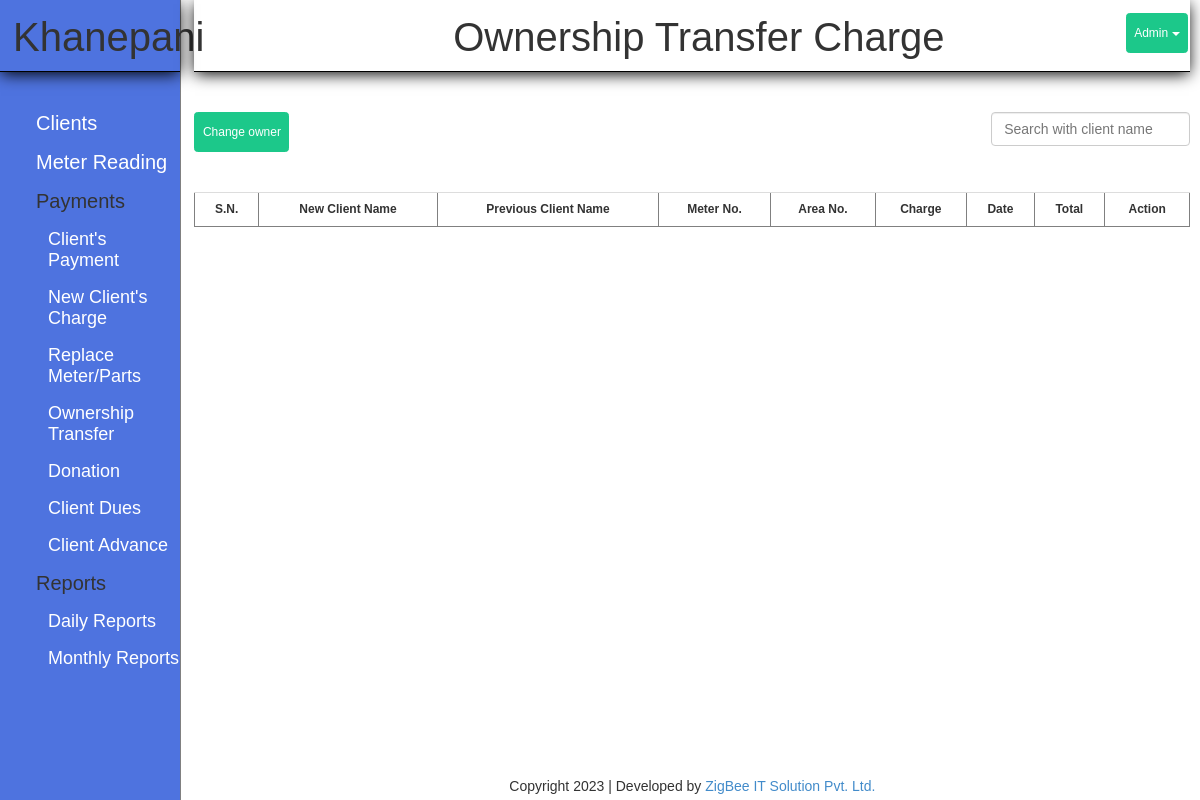
Page /index.php?page=ownership_transfer (signed in) on the earlier database version.
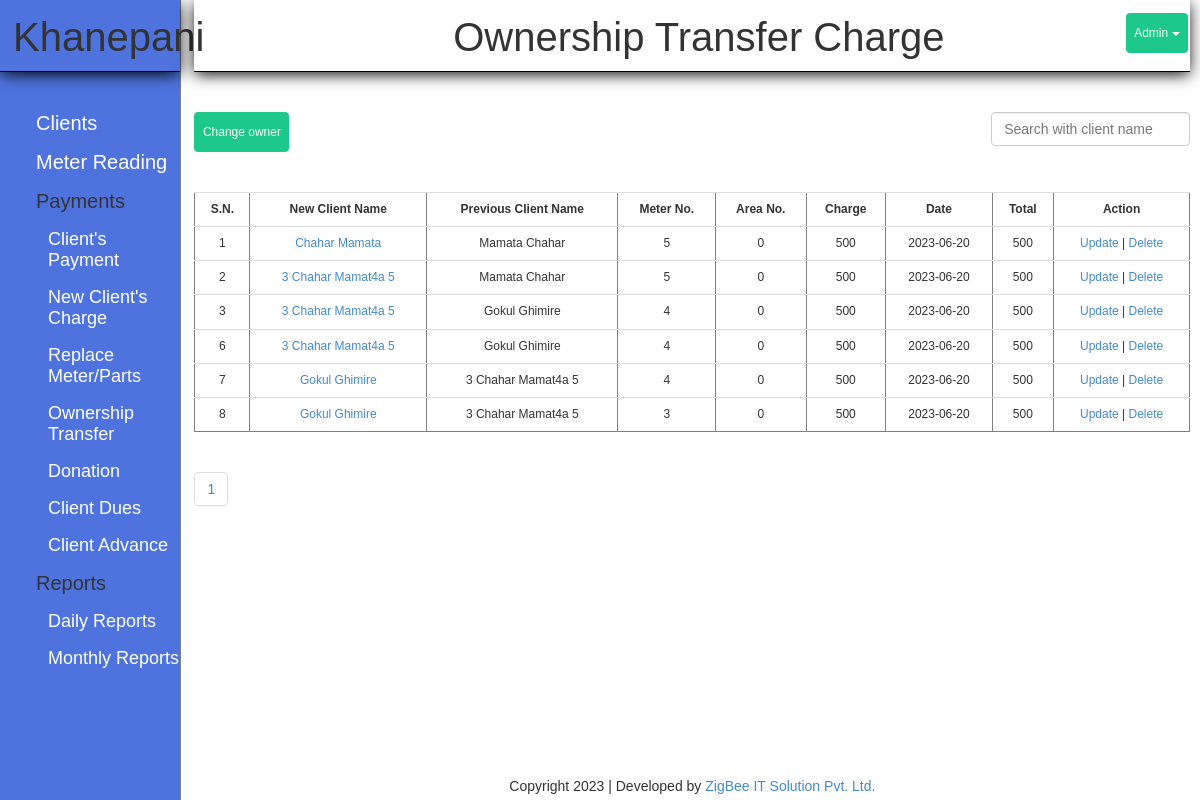
Same page on the later database version.
### tables this page shows
CREATE TABLE `owner_transfer` (
  `id` int(11) NOT NULL,
  `cid` int(11) NOT NULL,
  `old_owner` text NOT NULL,
  `new_owner` text NOT NULL,
  `charge` int(11) NOT NULL,
  `paid_date` date NOT NULL
);

CREATE TABLE `client` (
  `id` int(11) NOT NULL,
  `name` varchar(30) NOT NULL,
  `phone` bigint(11) NOT NULL,
  `joinned` date DEFAULT NULL,
  `gharnum` varchar(10) DEFAULT NULL,
  `area` varchar(20) NOT NULL,
  `meter` varchar(15) NOT NULL,
  `address` varchar(20) NOT NULL,
  `father` varchar(30) DEFAULT NULL,
  `mother` varchar(30) DEFAULT NULL,
  `grandfather` varchar(50) DEFAULT NULL,
  `remark` text DEFAULT NULL
);

### modules/ownership_transfer/function.php (called while the page is built, shortened)
<?php
	class OwnerModel{
		function getAll()
		{
			global $con;
			global $pageno;
			if (isset($_GET['pageno'])) {
	            $pageno = $_GET['pageno'];
	        } else {
	            $pageno = 1;
	        }
	        $no_of_records_per_page = 100;
	        $offset = ($pageno-1) * $no_of_records_per_page;
	        $total_pages_sql = "SELECT COUNT(*) FROM owner_transfer";
	        $result = mysqli_query($con,$total_pages_sql);
	        $total_rows = mysqli_fetch_array($result)[0];
	        $total_pages = ceil($total_rows / $no_of_records_per_page);
			$sql = "SELECT owner_transfer.*, client.name,client.meter,client.area
					FROM owner_transfer
					INNER JOIN client
					ON owner_transfer.cid=client.id LIMIT $offset, $no_of_records_per_page";
			$rs = mysqli_query($con, $sql);
			$final = array();
			while($row = mysqli_fetch_assoc($rs))
			{
				$final[] = $row;
			}
			return $final;
		}
	}
?>

### modules/ownership_transfer/view.php (the view, shortened to what this page needs)
<h1 class="title">Ownership Transfer Charge</h1>
<?php
$data = $ownership_transfer->getAll();
global $total_pages;
?>
<a href="?page=ownership_transfer_form" class="btn">Change owner</a>
<input type="text" class="form-control search" name="search" id="search" placeholder="Search with client name">
<table border="1" width="100%" class="table" id="result">
	<tr>
		<th>S.N.</th>
		<th>New Client Name</th>
		<th>Previous Client Name</th>
		<th>Meter No.</th>
		<th>Area No.</th>
		<th>Charge</th>
		<th>Date</th>
		<th>Total</th>
		<th>Action</th>
	</tr>
	<?php
	foreach($data as $d)
	{ ?>
		<tr >
			<td> <?php echo $d['id']; ?> </td>
			<td> <a href="ownership_transfer_print.php?print_id=<?php echo $d['id']; ?>"> <?php echo $d['new_owner'];?> </a> </td>
			<td> <?php echo $d['old_owner']; ?> </td>
			<td> <?php echo $d['meter']; ?> </td>
			<td> <?php echo $d['area']; ?> </td>
			<td> <?php echo $d['charge']; ?> </td>
			<td> <?php echo $d['paid_date']; ?> </td>
			<td> <?php echo $d['charge']; ?> </td>
			<td>
				<a href="?page=ownership_transfer_form&edit_id=<?php echo $d['id']; ?>&cid=<?php echo $d['cid']; ?>">
					Update
				</a>
				|
				<a href="?page=ownership_transfer&del_id=<?php echo $d['id']; ?>" onclick="return confirm('Do you really want to delete?')">
					Delete
				</a>
			</td>
		</tr>
	<?php
	}
	?>
</table>
 <ul class="pagination">
 		<?php
        	for ($i=1;$i<=$total_pages; $i=$i+1) { ?>
        		<li>
		            <a href="<?php  echo "?page=replace_charge&pageno=".$i;  ?>"><?php echo $i; ?></a>
		        </li>
        <?php	}
         ?>
    </ul>

### index.php (shortened to what this page needs)
<!DOCTYPE html>
<html>
<head>
	<link rel="stylesheet" type="text/css" href="css/bootstrap.min.css" />
	<link rel="stylesheet" type="text/css" href="nepali.datepicker.v2.2.min.css" />
    <link href="https://cdn.jsdelivr.net/npm/select2@4.1.0-beta.1/dist/css/select2.min.css" rel="stylesheet"/>
	<link rel="stylesheet" type="text/css" href="style.css">
</head>
<body>
	<div class="page">
		<div class="sidebar">
			<?php include('include/sidebar.php'); ?>
		</div>
		<div class="main">
			<div class="controller">
				<?php include('include/controller.php'); ?>
			</div>
			<?php include('include/footer.php'); ?>
		</div>
	</div>
<div class="dropdown profile">
  <button class="btn btn-primary dropdown-toggle" type="button"  data-toggle="dropdown">Admin
  <span class="caret"></span></button>
</div>
</body>
</html>

### include/sidebar.php
<ul>
	<h1 class="title">Khanepani</h1>
	<a href="?page=client"> <li> Clients </li> </a>
	<a href="?page=meter">	<li> Meter Reading  </li> </a>
	<li class="disabled"> Payments  </li>
	<a href="?page=payment">	<li class="sublink"> Client's Payment </li> </a>
	<a href="?page=new_charge"> <li class="sublink"> New Client's Charge </li> </a>
	<a href="?page=replace_charge"> <li class="sublink"> Replace Meter/Parts </li> </a>
	<a href="?page=ownership_transfer"> <li class="sublink"> Ownership Transfer </li> </a>
	<a href="?page=donation"> <li class="sublink"> Donation </li> </a>
	<a href="?page=dues"> <li class="sublink"> Client Dues </li> </a>
	<a href="?page=advance"> <li class="sublink"> Client Advance </li> </a>
	<li class="disabled"> Reports  </li>
	<a href="?page=reports&reports=daily" >	 <li class="sublink"> Daily Reports  </li> </a>
	<a href="?page=reports&reports=monthly" >	<li class="sublink"> Monthly Reports  </li> </a>
</ul>

### include/controller.php (shortened to what this page needs)
<?php
$ownership_transfer = new OwnerModel();
class Controller
{
	function doAction()
	{
	switch($_REQUEST['page'])
			{
				case 'ownership_transfer':
					include_once("modules/ownership_transfer/view.php");
					break;
			}
	}
}
$c = new Controller();
$c->doAction();
?>

### include/footer.php
 	<div class="footer">Copyright
	<?php
		$year = date('Y');
		echo $year;
	 ?>
 | Developed by <a href="https://www.facebook.com/zigbeeitdharan"> ZigBee IT Solution Pvt. Ltd. </a>
</div>

### style.css (style rules this page uses)
* { margin: 0px; padding: 0px; }
body { font-family: arial; }
a { text-decoration: none !important; }
.page { display: flex; }
.sidebar ul { list-style: none; width: 100% }
.sidebar { border-right: 1px solid gray; min-height: 100vh; background-color: #4e73df; width: 15.1vw; display: flex; }
.sidebar ul li { padding: 0px 0px 2vh 3vw; font: normal 20px arial; color: #fff; }
.main { display: inline-block; width: 83vw; margin-left: 1.1vw }
.title { border-bottom: 1px solid black; box-shadow: 0px 3px 15px -1px #000; padding: 15px 0px 12px 13px; margin: 0px 0px 40px 0px; text-align: center; font-size: 40px; }
table { border-collapse: collapse; margin-top: 5vh; }
table td, th { padding: 4px; text-align: center; }
.btn { color: #fff; background-color: #1cc88a; border-color: #1cc88a; padding: 1rem .75rem; font-size: 1vw !important; line-height: 1.5; border-radius: .35rem; cursor: pointer; margin-right: 1vw; }
.search { width: 20%; float: right; }
.footer { position: relative; left: 0; bottom: 0; width: 100%; text-align: center; }
.controller { min-height: 97vh; }
.table tr td { text-transform: capitalize; }
.disabled { color: currentColor !important; }
.sublink { font-size: 18px !important; margin-left: 1vw; padding-right: 10px; }
.disabled { cursor: not-allowed !important; }
table tr,table th, table td { font-size: 1vw; }
.profile { position: absolute; top: 13px; right: 0px; }

Differences in the rows shown:
added owner_transfer: id "1", new_owner "Chahar Mamata", old_owner "Mamata Chahar", cid.meter "5", cid.area "0", charge "500", paid_date "2023-06-20"
added owner_transfer: id "2", new_owner "3 Chahar Mamat4a 5", old_owner "Mamata Chahar", cid.meter "5", cid.area "0", charge "500", paid_date "2023-06-20"
added owner_transfer: id "3", new_owner "3 Chahar Mamat4a 5", old_owner "Gokul Ghimire", cid.meter "4", cid.area "0", charge "500", paid_date "2023-06-20"
added owner_transfer: id "6", new_owner "3 Chahar Mamat4a 5", old_owner "Gokul Ghimire", cid.meter "4", cid.area "0", charge "500", paid_date "2023-06-20"
added owner_transfer: id "7", new_owner "Gokul Ghimire", old_owner "3 Chahar Mamat4a 5", cid.meter "4", cid.area "0", charge "500", paid_date "2023-06-20"
added owner_transfer: id "8", new_owner "Gokul Ghimire", old_owner "3 Chahar Mamat4a 5", cid.meter "3", cid.area "0", charge "500", paid_date "2023-06-20"
Other differences:
new list line: "1"
